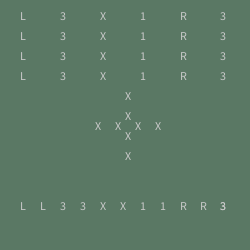
Frame 1 (no input)
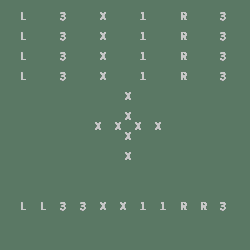
Frame 60 (the mouse pressed at the canvas centre just before this capture)
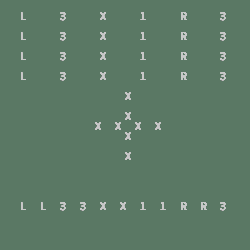
Frame 120 (the mouse held since frame 60 and released just before this capture)

The Processing sketch that drew these frames (run headless with seeded random() and noise(); from frame 60 on, the mouse is pressed at the canvas centre):

// Processing sketch: processing_19814
// ── processing_19814.pde



void setup(){

background(90,120,100);
size(250,250);
}

void draw(){
  
  fill(200,200,200);
  text("X",125,140);
  text("X",125,120);
  text("X",115,130);
  text("X",135,130);
  
  text("X",125,100);
  text("X",125,160);
  text("X",95,130);
  text("X",155,130);
  
  text("L",20,20);
  text("3",60,20);
  text("X",100,20);
  text("1",140,20);
  text("R",180,20);
  text("3",220,20);
  
  text("L",20,40);
  text("3",60,40);
  text("X",100,40);
  text("1",140,40);
  text("R",180,40);
  text("3",220,40);
  
  text("L",20,60);
  text("3",60,60);
  text("X",100,60);
  text("1",140,60);
  text("R",180,60);
  text("3",220,60);
  
  text("L",20,80);
  text("3",60,80);
  text("X",100,80);
  text("1",140,80);
  text("R",180,80);
  text("3",220,80);
  
  text("L",20,210);
  text("L",40,210);
  text("3",60,210);
  text("3",80,210);
  text("X",100,210);
   text("X",120,210);
  text("1",140,210);
  text("1",160,210);
  text("R",180,210);
   text("R",200,210);
  text("3",220,210);
  text("3",220,210);
  
   
}
  
